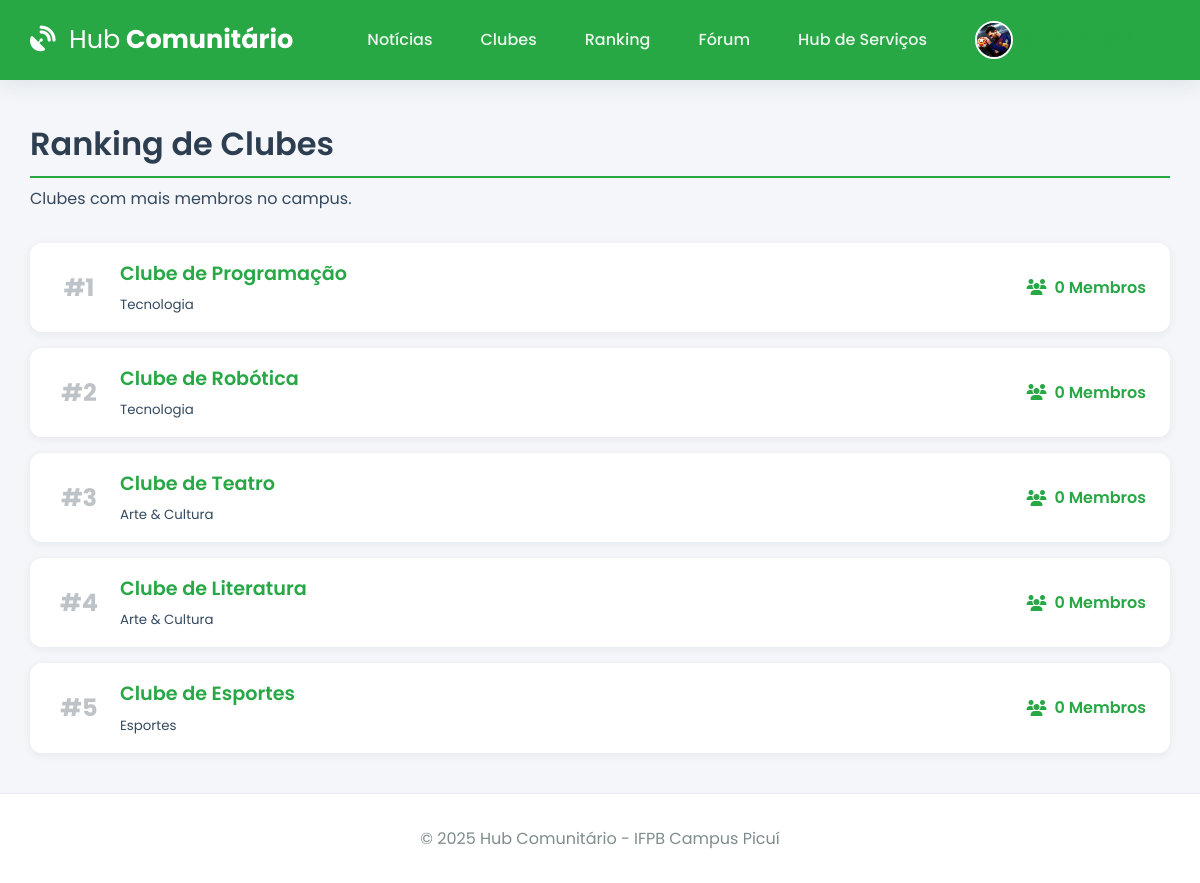
Page /ranking (signed in) on the committed database.
### app.py (models this page shows, shortened)
class User(db.Model):
    id = db.Column(db.Integer, primary_key=True)
    email = db.Column(db.String(120), unique=True, nullable=False)
    username = db.Column(db.String(12), unique=True, nullable=False)
    password_hash = db.Column(db.String(256), nullable=False)
    image_file = db.Column(db.String(100), nullable=False, default='default.jpg')
    eventos_inscritos = db.relationship('Evento', secondary=inscricao_evento_tabela, back_populates='alunos_inscritos', lazy='dynamic')
    clubes_membro = db.relationship('Clube', secondary=membros_clube_tabela, back_populates='membros', lazy='dynamic')
    topicos_criados = db.relationship('ForumTopico', backref='autor', lazy='dynamic', cascade="all, delete-orphan")
    posts_criados = db.relationship('ForumPost', backref='autor', lazy='dynamic', cascade="all, delete-orphan")

class Clube(db.Model):
    id = db.Column(db.Integer, primary_key=True)
    nome = db.Column(db.String(100), unique=True, nullable=False)
    descricao = db.Column(db.Text, nullable=False)
    categoria = db.Column(db.String(50), nullable=False)
    membros = db.relationship('User', secondary=membros_clube_tabela, back_populates='clubes_membro', lazy='dynamic')
    eventos = db.relationship('Evento', backref='clube_organizador', lazy='dynamic')

### app.py (the view)
@app.route('/ranking')
@login_required
def ranking():
    clubes_rankeados = sorted(Clube.query.all(), key=lambda c: c.membros.count(), reverse=True)
    return render_template('ranking.html', clubes=clubes_rankeados)

### app.py (called while the page is built)
@app.before_request
def load_logged_in_user():
    user_id = session.get('user_id')
    g.user = User.query.get(user_id) if user_id else None
    if user_id and g.user is None:
        session.clear()

def login_required(f):
    @wraps(f)
    def decorated_function(*args, **kwargs):
        if g.user is None:
            flash('Você precisa fazer login para acessar esta página.', 'warning')
            return redirect(url_for('login'))
        return f(*args, **kwargs)
    return decorated_function

@app.context_processor
def inject_user_and_year():
    return dict(current_user_data=g.user, current_year=datetime.now(timezone.utc).year)

### templates/ranking.html (shortened to what this page needs)
{% extends 'base.html' %}
{% block content %}
    <h1 class="page-header">Ranking de Clubes</h1>
        <p class="lead text-muted" style="margin-top: -1rem; margin-bottom: 2rem;">Clubes com mais membros no campus.</p>
            <div class="ranking-list">
                    {% for clube in clubes %}
                                <div class="card ranking-item">
                                                <span class="ranking-position">#{{ loop.index }}</span>
                                                                <div class="ranking-info">
                                                                                    <h4><a href="{{ url_for('detalhe_clube', clube_id=clube.id) }}">{{ clube.nome }}</a></h4>
                                                                                                        <small class="text-muted">{{ clube.categoria }}</small>
                                                                                                                        </div>
                                                                                                                                        <span class="ranking-score"><i class="fas fa-users"></i> {{ clube.membros.count() }} Membros</span>
                                                                                                                                                    </div>
                                                                                                                                                            {% else %}
                                                                                                                                                                        <p>Nenhum clube para rankear no momento.</p>
                                                                                                                                                                                {% endfor %}
                                                                                                                                                                                    </div>
                                                                                                                                                                                    {% endblock %}}

### templates/base.html (shortened to what this page needs)
<!DOCTYPE html>
<html lang="pt-br">
<head>
    <link rel="stylesheet" href="https://cdnjs.cloudflare.com/ajax/libs/font-awesome/6.5.2/css/all.min.css" />
    <link rel="stylesheet" href="{{ url_for('static', filename='css/style.css') }}">
</head>
<body>
    <header class="header">
        <div class="container">
            <nav class="navbar">
                <a class="navbar-brand" href="{{ url_for('noticias') if current_user_data else url_for('login') }}">
                    <i class="fas fa-satellite-dish"></i> <strong>Hub</strong> Comunitário
                </a>
                <div class="nav-links" id="nav-links">
                    {% if current_user_data %}
                        <a class="nav-item" href="{{ url_for('noticias') }}">Notícias</a>
                        <a class="nav-item" href="{{ url_for('clubes') }}">Clubes</a>
                        <a class="nav-item" href="{{ url_for('ranking') }}">Ranking</a>
                        <a class="nav-item" href="{{ url_for('forum') }}">Fórum</a>
                        <a class="nav-item" href="{{ url_for('hub_servicos') }}">Hub de Serviços</a>
                        <div class="nav-item user-menu">
                             <a class="user-menu-trigger" href="#">
                                 <img src="{{ url_for('static', filename='profile_pics/' + current_user_data.image_file) }}" class="nav-profile-image">
                                 <span>{{ current_user_data.username }}</span> <i class="fas fa-chevron-down dropdown-icon"></i>
                            </a>
                        </div>
                    {% else %}
                        <a href="{{ url_for('login') }}" class="nav-item">Entrar</a>
                        <a href="{{ url_for('register') }}" class="nav-item btn btn-outline">Registar</a>
                    {% endif %}
                </div>
            </nav>
        </div>
    </header>
    <main class="container">
        {% block content %}{% endblock %}
    </main>
    <footer class="footer">
        <p>&copy; {{ current_year }} Hub Comunitário - IFPB Campus Picuí</p>
    </footer>
</body>
</html>

### static/css/style.css (style rules this page uses)
:root { --ifpb-green: #28a745; --ifpb-green-dark: #218838; --dark-blue: #2c3e50; --light-gray: #ecf0f1; --medium-gray: #bdc3c7; --text-color: #34495e; --light-text: #7f8c8d; --background-color: #f4f6f9; --surface-color: #ffffff; --border-color: #e9ecef; --font-family-base: 'Poppins', sans-serif; --shadow-sm: 0 2px 8px rgba(44, 62, 80, 0.07); --shadow-md: 0 5px 20px rgba(44, 62, 80, 0.1); --border-radius: 12px; }
* { box-sizing: border-box; margin: 0; padding: 0; }
html { height: 100%; }
body { font-family: var(--font-family-base); background-color: var(--background-color); color: var(--text-color); display: flex; flex-direction: column; min-height: 100%; }
.container { width: 95%; max-width: 1200px; margin: 0 auto; }
main.container { flex-grow: 1; padding-top: 2.5rem; padding-bottom: 2.5rem; }
h1, h2, h3, h4 { font-weight: 600; color: var(--dark-blue); margin-bottom: 1.5rem; }
a { color: var(--ifpb-green); text-decoration: none; transition: color 0.2s; }
.header { background-color: var(--ifpb-green); padding: 0.8rem 0; box-shadow: var(--shadow-md); position: sticky; top: 0; z-index: 1000; }
.navbar { display: flex; justify-content: space-between; align-items: center; }
.navbar-brand { font-weight: 700; font-size: 1.6rem; color: var(--surface-color); }
.navbar-brand i { margin-right: 0.5rem; }
.navbar-brand strong { font-weight: 400; }
.nav-links { display: flex; align-items: center; gap: 1rem; }
.nav-item { color: rgba(255, 255, 255, 0.9); font-weight: 500; padding: 0.5rem 1rem; border-radius: var(--border-radius); transition: background-color 0.2s; }
.nav-profile-image { width: 38px; height: 38px; border-radius: 50%; margin-right: 10px; object-fit: cover; border: 2px solid var(--surface-color); }
.user-menu { position: relative; }
.user-menu-trigger { display: flex; align-items: center; cursor: pointer; }
.user-menu-trigger .dropdown-icon { font-size: 0.8em; margin-left: 0.5rem; transition: transform 0.2s; }
.card { background-color: var(--surface-color); border-radius: var(--border-radius); box-shadow: var(--shadow-sm); transition: all 0.3s ease-in-out; display: flex; flex-direction: column; height: 100%; }
.page-header { border-bottom: 2px solid var(--ifpb-green); padding-bottom: 0.5rem; }
.ranking-list { display: grid; gap: 1rem; }
.ranking-item { flex-direction: row; align-items: center; padding: 1rem 1.5rem; }
.ranking-position { font-size: 1.5rem; font-weight: 700; color: var(--medium-gray); width: 50px; text-align: center; }
.ranking-info { flex-grow: 1; margin: 0 1rem; }
.ranking-info h4 { font-size: 1.2rem; margin-bottom: 0.2rem; }
.ranking-score { font-weight: 600; color: var(--ifpb-green); display: flex; align-items: center; gap: 0.5rem; }
.footer { padding: 2rem 0; background-color: var(--surface-color); text-align: center; margin-top: auto; border-top: 1px solid var(--border-color); }
.footer p { margin: 0; color: var(--light-text); }

### rows in the picture
User: image_file (picture)
Clube: nome "Clube de Programação", categoria "Tecnologia", membros.count "0"
Clube: nome "Clube de Robótica", categoria "Tecnologia", membros.count "0"
Clube: nome "Clube de Teatro", categoria "Arte & Cultura", membros.count "0"
Clube: nome "Clube de Literatura", categoria "Arte & Cultura", membros.count "0"
Clube: nome "Clube de Esportes", categoria "Esportes", membros.count "0"
